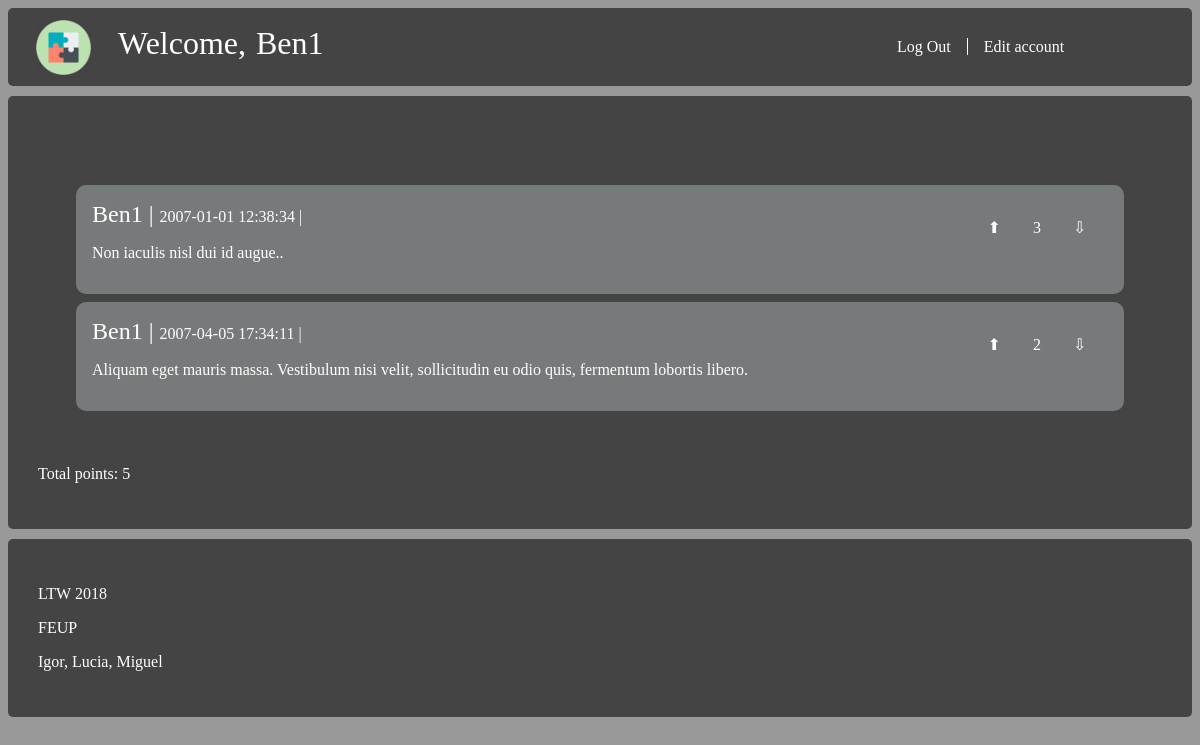
Page /user_page.php?id_user=1 (signed in) on the committed database.
### tables this page shows
CREATE TABLE comments (
    id_comment INTEGER,
    id_story INTEGER,
    id_user INTEGER REFERENCES users NOT NULL,
    published DATE NOT NULL,
    comment_text VARCHAR NOT NULL,
    plus INTEGER NOT NULL,
    PRIMARY KEY(id_comment, id_story)
);

CREATE TABLE users (
    id_user INTEGER PRIMARY KEY AUTOINCREMENT,
    username VARCHAR NOT NULL,
    password VARCHAR NOT NULL
);

### database/user.php (called while the page is built, shortened)
<?php
    function getUsername($id) {
        global $dbh;
        $stmt = $dbh->prepare("SELECT * FROM users WHERE id_user = ?");
        $stmt->execute(array($id));
        return $stmt->fetch()["username"];
    }
?>

### database/comment.php (called while the page is built, shortened)
<?php
    include_once('database/user.php');
    function hasUpvoted($id_user, $id_comment, $id_story) {
        global $dbh;
        $stmt = $dbh->prepare("SELECT * FROM comment_upvotes WHERE id_comment = $id_comment AND id_story = $id_story AND id_user = $id_user");
        $stmt->execute();
        return $stmt->fetch() !== false;
    }
    function hasDownvoted($id_user, $id_comment, $id_story) {
        global $dbh;
        $stmt = $dbh->prepare("SELECT * FROM comment_downvotes WHERE id_comment = $id_comment AND id_story = $id_story AND id_user = $id_user");
        $stmt->execute();
        return $stmt->fetch() !== false;
    }
?>

### user_page.php (the view, shortened to what this page needs)
<!DOCTYPE html>
<html lang="en">
<head>
    <link rel="stylesheet" type="text/css" media="screen" href="style/layout.css" />
    <link rel="stylesheet" type="text/css" media="screen" href="style/main.css" />
</head>
<body>
<div class="wrapper">
<div class="box header">
    <section id="story">
        <?php
        include_once('database/comment.php');
        include_once('includes/header.php');
        $id_user = $_GET['id_user'];
        $db = new PDO('sqlite:database/stories_db.db');
        $stmt = $db->prepare("SELECT *
                               FROM comments
                               WHERE id_user = $id_user");
        $stmt->execute();
        $comments = $stmt->fetchAll();
        ?>
         </div>
         <div class = "box content">
         <div class = "box footer">
         <?php
         $karma = 0;
         foreach($comments as $comment){
            ?>
            <div id = "comment">
            <?php
            $karma += $comment["plus"];
           echo '<article class="comment">';
             echo '<span>' . getUsername($comment['id_user']) . '</span>';
             echo '<span>' . $comment['published'] . '</span>';
             echo '<div class="votes"><a href="action_upvote.php';
             echo '?id_comment=' . $comment['id_comment'];
             echo '&id_story=' . $comment['id_story'];
             echo '&plus=' . $comment['plus'];
             if (hasUpvoted($_SESSION["id_user"], $comment['id_comment'], $comment['id_story']))
                echo '">⬆</a>';
             else
                echo '">⇧</a>';
             echo $comment['plus'];
             echo '<a href="action_downvote.php';
             echo '?id_comment=' . $comment['id_comment'];
             echo '&id_story=' . $comment['id_story'];
             echo '&plus=' . $comment['plus'];
             if (hasDownvoted($_SESSION["id_user"], $comment['id_comment'], $comment['id_story']))
                echo '">⬇</a></div>';
             else
                echo '">⇩</a></div>';
             echo '<p>' . $comment['comment_text'] . '</p>';
           echo '</article>';
           ?>
           </div>
           <?php
         }?>
         </div>
        <?php echo '</section>';
        echo '<p>Total points: ' . $karma . '</p>';
     ?>
    </div>
    <?php include_once('includes/footer.php');?>
</body>
</html>

### style/layout.css (style rules this page uses)
.wrapper { display: grid; grid-gap: 10px; grid-template-areas: " header header header" "content content content" "footer footer footer"; }
.content { grid-area: content; position: relative; }
.header { grid-area: header; }
.footer { grid-area: footer; }
.box { background-color: #444; color: #fff; border-radius: 5px; padding: 30px; font-size: 100%; }
.header, .footer { background-color:#444; }

### style/main.css (style rules this page uses)
html { background-color: #999; font-family: Verdana; }
a { font-family: Verdana; color: white; text-decoration: none; font-size: 1em; }
p { font-family: Verdana; }
#comment { background-color: rgb(119, 122, 122); border-radius: 10px; padding: 1em; margin:0.5em; }
#comment span:after { content: " | "; }
#comment span:first-of-type { font-size: 1.5em; }
.votes { width: 0px; height: 0px; }
.content .votes a { border: none; padding: 2em; position: relative; left: 0%; }
.content .votes { position: relative; left: 84%; top: 10px; }
.votes a { padding: 2em; }
#comment .votes { position: relative; left: 85%; top:-10px; }

### rows in the picture
comments: id_user.username "Ben1", published "2007-01-01 12:38:34", plus "3", comment_text "Non iaculis nisl dui id augue.."
comments: id_user.username "Ben1", published "2007-04-05 17:34:11", plus "2", comment_text "Aliquam eget mauris massa. Vestibulum nisi velit, sollicitudin eu odio quis, fermentum lobortis libero."

### other values in the picture
$_SESSION['username'] "Ben1"
$karma "5"
